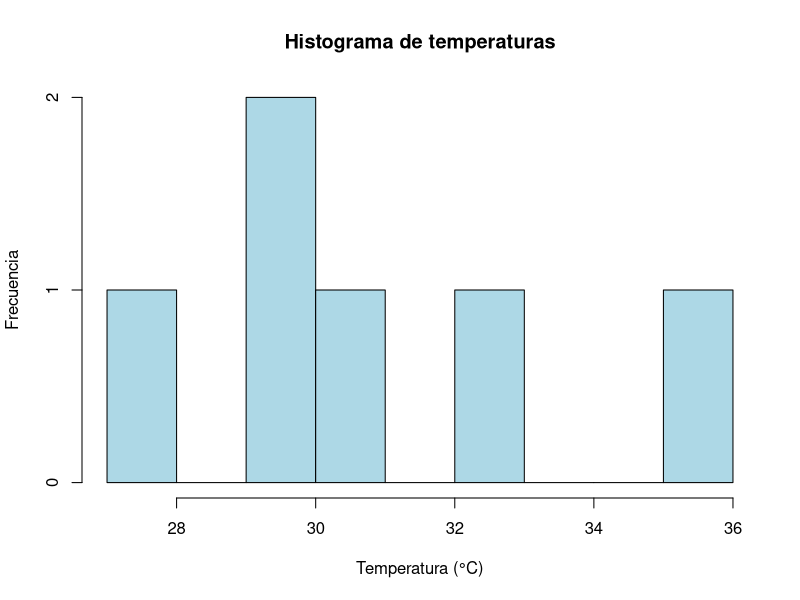
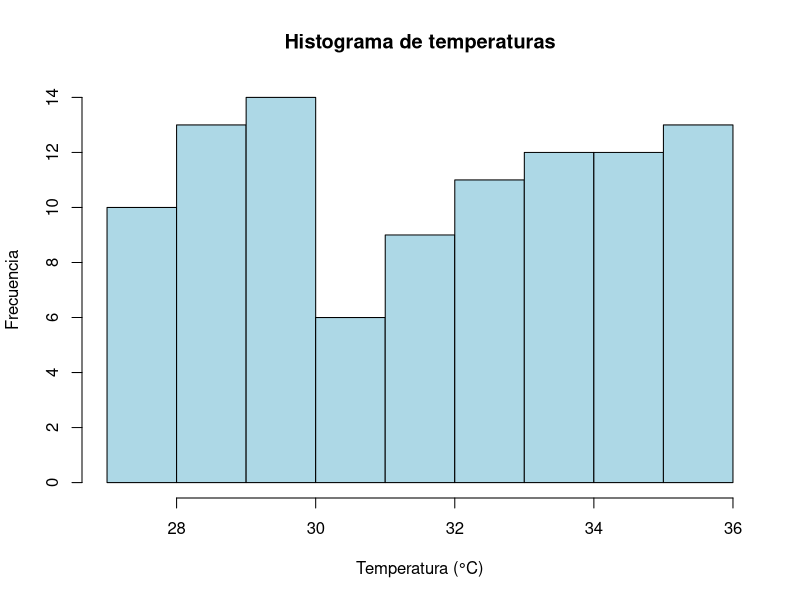
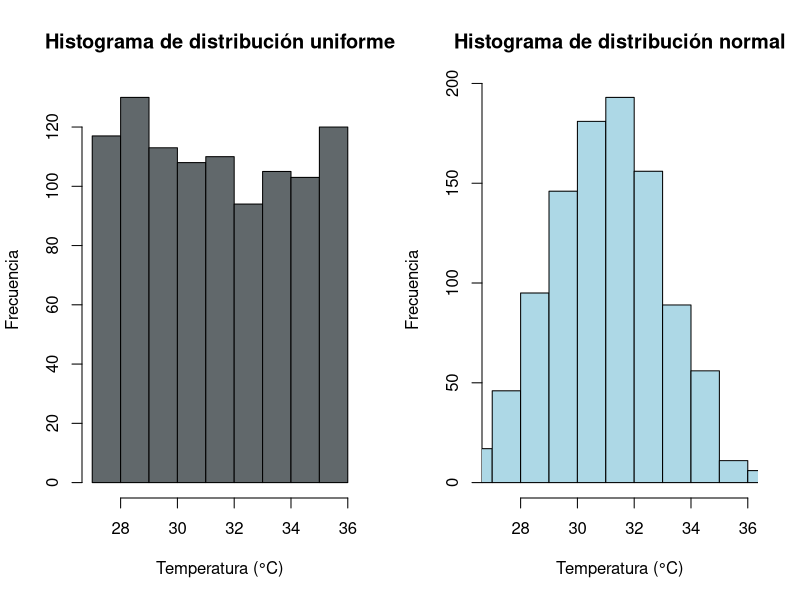
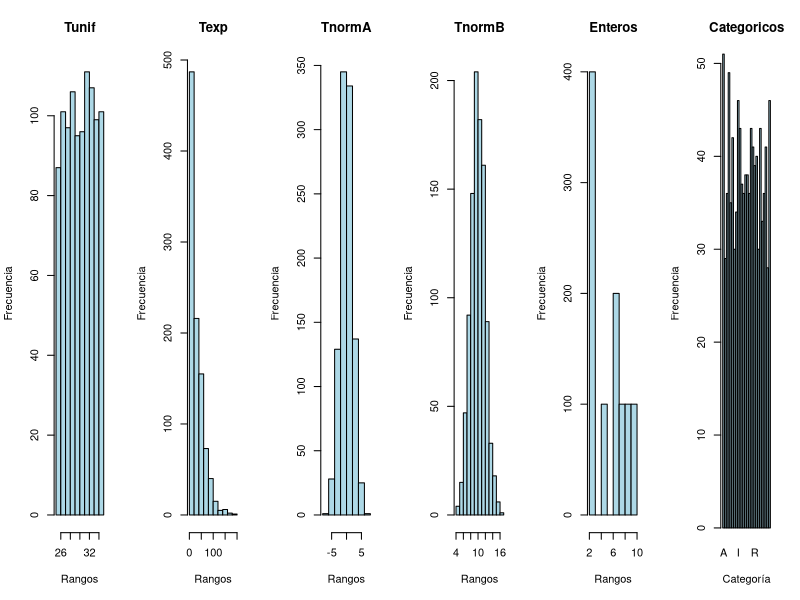

Recreate these plots in R, in order.
temp <- c(29.8, 32.4, 35.3, 27.2, 29.3, 30.4)

hist(temp, 
     main = "Histograma de temperaturas",
     xlab = "Temperatura (°C)",
     ylab = "Frecuencia",
     col = "lightblue",
     border = "black",
     breaks = 9,
     xlim = c(27, 36))


#############################

temperaturas <- runif(100, min = 27, max = 36)

hist(temperaturas, 
     main = "Histograma de temperaturas",
     xlab = "Temperatura (°C)",
     ylab = "Frecuencia",
     col = "lightblue",
     border = "black",
     breaks = 9,
     xlim = c(27, 36))


#############################

temperatura1 <- data.frame(
  "Tnorm" = rnorm(1000, mean = 31, sd = 2),
  "Tunif" = runif(1000, min=27, max=36)
)


par(mfrow=c(1,2))
hist(temperatura1$Tunif, 
     main = "Histograma de distribución uniforme",
     xlab = "Temperatura (°C)",
     ylab = "Frecuencia",
     col = "#61686b",
     border = "black",
     breaks = 9,
     xlim = c(27, 36))

hist(temperatura1$Tnorm,
     main = "Histograma de distribución normal",
     xlab = "Temperatura (°C)",
     ylab = "Frecuencia",
     col = "lightblue",
     border = "black",
     breaks = 9,
     xlim = c(27, 36))


HistogramasTabla <- function(df){
     namvars <- names(df)
     n <- length(namvars)
     par(mfrow = c(1, n)) # Una fila, n columnas
     for(var in namvars){
          # Histograma para cada variable
          if(is.numeric(df[[var]])){
               hist(df[[var]], 
                    main = var, 
                    xlab = "Rangos", 
                    ylab = "Frecuencia", 
                    col = "lightblue", 
                    border = "black",
                    breaks = 9)
          } else{
               # Gráfico de barras para variables categóricas
               barplot(table(df[[var]]), 
                       main = var, 
                       xlab = "Categoría", 
                       ylab = "Frecuencia", 
                       col = "lightblue", 
                       border = "black")
          }
     }
     par(mfrow = c(1, 1)) # Regresar a una sola gráfica
}


tabla <- data.frame(
    "Tunif"=runif(1000,min=25,max=35),
    "Texp"=rexp(1000,rate = 1/30),
    "TnormA"=rnorm(1000,mean=0,sd=2),
    "TnormB"=rnorm(1000,mean=10,sd=2),
    "Enteros"=sample(1:10,10,replace = TRUE),
    "Categoricos"=sample(LETTERS[1:26],1000,replace = TRUE)
)

HistogramasTabla(tabla)
